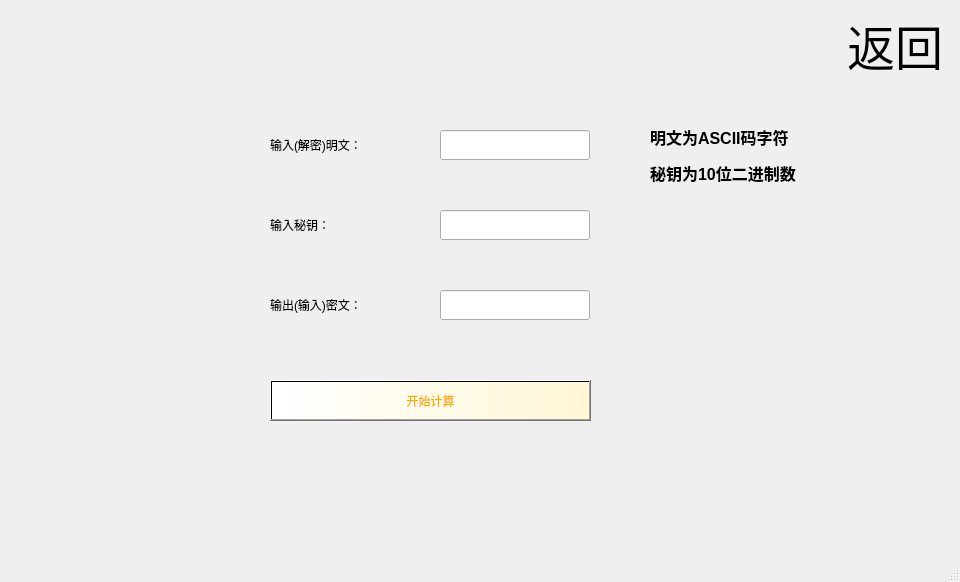
<?xml version="1.0" encoding="UTF-8"?>
<ui version="4.0">
 <class>A_figure</class>
 <widget class="QMainWindow" name="A_figure">
  <property name="geometry">
   <rect>
    <x>0</x>
    <y>0</y>
    <width>960</width>
    <height>582</height>
   </rect>
  </property>
  <property name="windowTitle">
   <string>MainWindow</string>
  </property>
  <widget class="QWidget" name="centralwidget">
   <widget class="QLineEdit" name="lineEdit_3">
    <property name="geometry">
     <rect>
      <x>440</x>
      <y>290</y>
      <width>150</width>
      <height>30</height>
     </rect>
    </property>
   </widget>
   <widget class="QLabel" name="label_6">
    <property name="geometry">
     <rect>
      <x>840</x>
      <y>10</y>
      <width>110</width>
      <height>60</height>
     </rect>
    </property>
    <property name="text">
     <string>&lt;html&gt;&lt;head/&gt;&lt;body&gt;&lt;p align=&quot;center&quot;&gt;&lt;span style=&quot; font-size:36pt;&quot;&gt;返回&lt;/span&gt;&lt;/p&gt;&lt;/body&gt;&lt;/html&gt;</string>
    </property>
   </widget>
   <widget class="QLabel" name="label_4">
    <property name="geometry">
     <rect>
      <x>0</x>
      <y>0</y>
      <width>960</width>
      <height>540</height>
     </rect>
    </property>
    <property name="styleSheet">
     <string notr="true">image: url(:/background2.png);</string>
    </property>
    <property name="text">
     <string/>
    </property>
   </widget>
   <widget class="QPushButton" name="pushButton">
    <property name="geometry">
     <rect>
      <x>270</x>
      <y>380</y>
      <width>321</width>
      <height>41</height>
     </rect>
    </property>
    <property name="styleSheet">
     <string notr="true">font: 28pt &quot;黑体&quot;;
color: rgb(255, 170, 0);
background-color: qlineargradient(spread:pad, x1:0, y1:0, x2:1, y2:0, stop:0 rgba(255,255, 255,255), stop:1 rgb(255, 247, 213));
</string>
    </property>
    <property name="text">
     <string>开始计算</string>
    </property>
   </widget>
   <widget class="QLabel" name="label_3">
    <property name="geometry">
     <rect>
      <x>270</x>
      <y>270</y>
      <width>160</width>
      <height>70</height>
     </rect>
    </property>
    <property name="styleSheet">
     <string notr="true">font: 16pt &quot;黑体&quot;;</string>
    </property>
    <property name="text">
     <string>&lt;html&gt;&lt;head/&gt;&lt;body&gt;&lt;p&gt;输出(输入)密文：&lt;/p&gt;&lt;/body&gt;&lt;/html&gt;</string>
    </property>
   </widget>
   <widget class="QLabel" name="label_2">
    <property name="geometry">
     <rect>
      <x>270</x>
      <y>190</y>
      <width>100</width>
      <height>70</height>
     </rect>
    </property>
    <property name="styleSheet">
     <string notr="true">font: 16pt &quot;黑体&quot;;</string>
    </property>
    <property name="text">
     <string>&lt;html&gt;&lt;head/&gt;&lt;body&gt;&lt;p&gt;输入秘钥：&lt;/p&gt;&lt;/body&gt;&lt;/html&gt;</string>
    </property>
   </widget>
   <widget class="QLineEdit" name="lineEdit">
    <property name="geometry">
     <rect>
      <x>440</x>
      <y>130</y>
      <width>150</width>
      <height>30</height>
     </rect>
    </property>
   </widget>
   <widget class="QLabel" name="label">
    <property name="geometry">
     <rect>
      <x>270</x>
      <y>110</y>
      <width>160</width>
      <height>70</height>
     </rect>
    </property>
    <property name="styleSheet">
     <string notr="true">font: 16pt &quot;黑体&quot;;</string>
    </property>
    <property name="text">
     <string>&lt;html&gt;&lt;head/&gt;&lt;body&gt;&lt;p&gt;输入(解密)明文：&lt;/p&gt;&lt;/body&gt;&lt;/html&gt;</string>
    </property>
   </widget>
   <widget class="QLabel" name="label_5">
    <property name="geometry">
     <rect>
      <x>650</x>
      <y>70</y>
      <width>151</width>
      <height>171</height>
     </rect>
    </property>
    <property name="text">
     <string>&lt;html&gt;&lt;head/&gt;&lt;body&gt;&lt;p&gt;&lt;span style=&quot; font-size:12pt; font-weight:700;&quot;&gt;明文为ASCII码字符&lt;/span&gt;&lt;/p&gt;&lt;p&gt;&lt;span style=&quot; font-size:12pt; font-weight:700;&quot;&gt;秘钥为10位二进制数&lt;/span&gt;&lt;/p&gt;&lt;/body&gt;&lt;/html&gt;</string>
    </property>
   </widget>
   <widget class="QLineEdit" name="lineEdit_2">
    <property name="geometry">
     <rect>
      <x>440</x>
      <y>210</y>
      <width>150</width>
      <height>30</height>
     </rect>
    </property>
   </widget>
   <zorder>label_4</zorder>
   <zorder>lineEdit_3</zorder>
   <zorder>label_6</zorder>
   <zorder>pushButton</zorder>
   <zorder>label_3</zorder>
   <zorder>label_2</zorder>
   <zorder>lineEdit</zorder>
   <zorder>label</zorder>
   <zorder>label_5</zorder>
   <zorder>lineEdit_2</zorder>
  </widget>
  <widget class="QMenuBar" name="menubar">
   <property name="geometry">
    <rect>
     <x>0</x>
     <y>0</y>
     <width>960</width>
     <height>22</height>
    </rect>
   </property>
  </widget>
  <widget class="QStatusBar" name="statusbar"/>
 </widget>
 <resources/>
 <connections/>
</ui>
